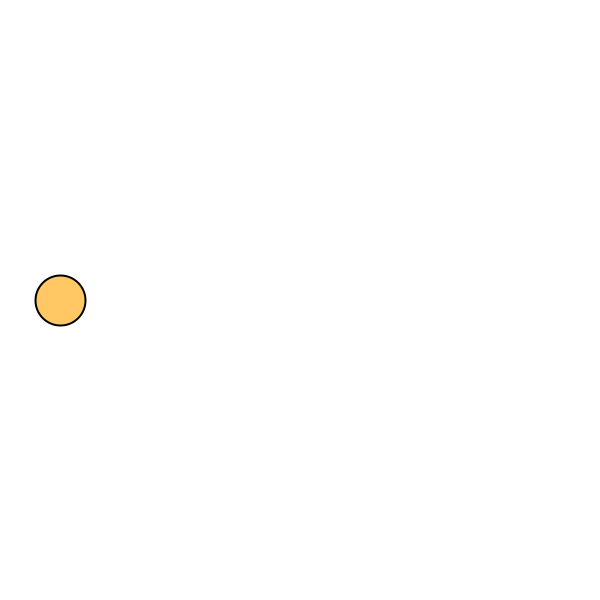
Frame 1 (no input)
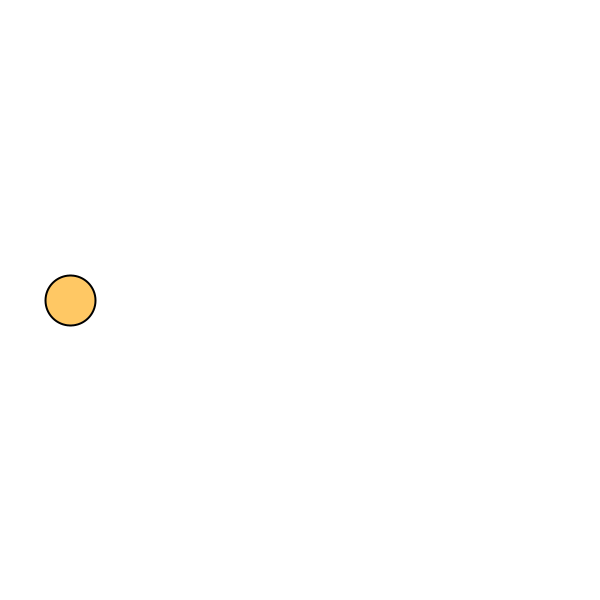
Frame 60 (the mouse pressed at the canvas centre just before this capture)
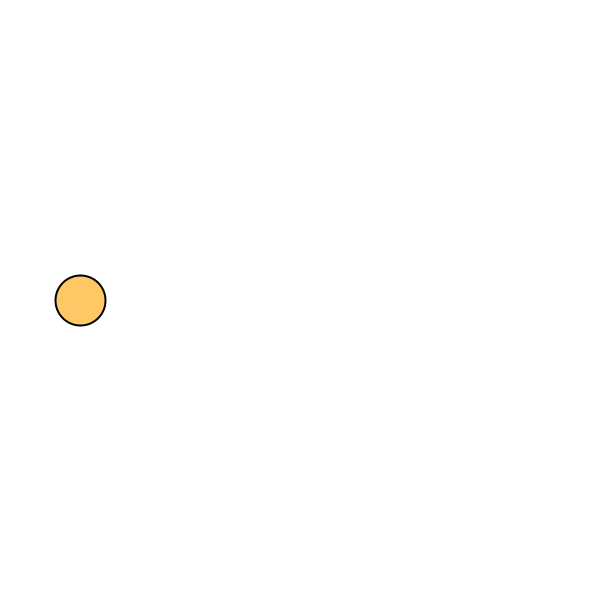
Frame 120 (the mouse held since frame 60 and released just before this capture)

The Processing sketch that drew these frames (run headless with seeded random() and noise(); from frame 60 on, the mouse is pressed at the canvas centre):

// Processing sketch: second
// ── second.pde
// 秒数を位置に反映して動く円

void setup() {
  size(600, 600);

  strokeWeight(2);
  fill(255, 200, 100);
}

// 1秒間に約60回実行されるブロック
void draw() {
  background(255, 255, 255);

  // 円のX座標が秒数になるので、秒針のように動いて見える
  ellipse(second() * 10, 300, 50, 50);
}
